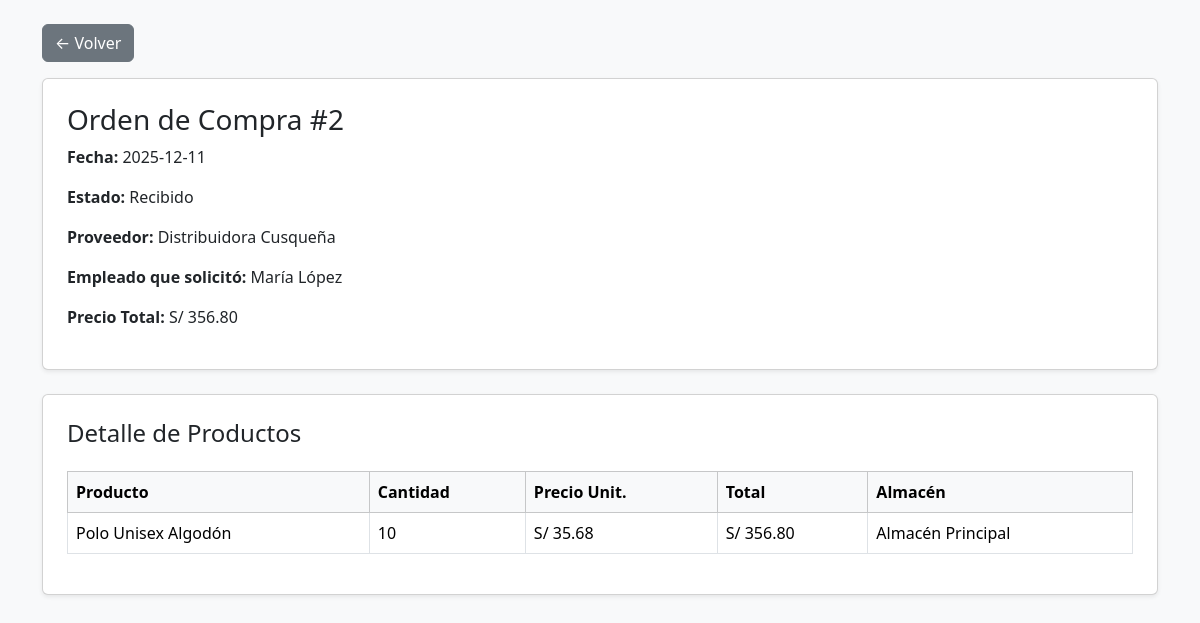
The app's page /include/detalleOrdenCompra.php?id=2 (signed in) with its own data.
### tables this page shows
CREATE TABLE `orden_compra` (
  `id_ordcmpra` int(11) NOT NULL,
  `fecha_ordcmpra` date NOT NULL,
  `estado` varchar(30) NOT NULL,
  `precio` decimal(10,2) NOT NULL,
  `id_provdor` int(11) NOT NULL,
  `id_empldo` int(11) NOT NULL
);

CREATE TABLE `proveedor` (
  `id_provdor` int(11) NOT NULL,
  `nombre` varchar(100) NOT NULL,
  `telefono` varchar(20) DEFAULT NULL,
  `correo` varchar(100) DEFAULT NULL,
  `id_drccion` int(11) NOT NULL
);

CREATE TABLE `empleado` (
  `id_empldo` int(11) NOT NULL,
  `dni` varchar(20) DEFAULT NULL,
  `nombre` varchar(80) DEFAULT NULL,
  `apellido` varchar(80) DEFAULT NULL,
  `fecha_ncmnto` date DEFAULT NULL,
  `telefono` varchar(20) DEFAULT NULL,
  `id_tipo_crg` int(11) NOT NULL,
  `fecha_cntrto` date DEFAULT NULL,
  `salario` decimal(10,2) DEFAULT NULL,
  `id_direccion` int(11) NOT NULL,
  `id_almcen` int(11) NOT NULL,
  `contraseña` varchar(255) NOT NULL
);

CREATE TABLE `detalle_compra` (
  `id_dtlle_oc` int(11) NOT NULL,
  `id_ordcmpra` int(11) NOT NULL,
  `cantidad` int(11) NOT NULL,
  `prcio_untr` decimal(10,2) NOT NULL,
  `id_producto` int(11) NOT NULL
);

CREATE TABLE `producto` (
  `id_producto` int(11) NOT NULL,
  `nombre` varchar(80) NOT NULL,
  `descripcion` varchar(200) DEFAULT NULL,
  `imagen` varchar(200) DEFAULT NULL,
  `id_catgria` int(11) NOT NULL,
  `perecible` tinyint(1) NOT NULL,
  `fch_vncmnto` date DEFAULT NULL,
  `grntia_meses` int(11) DEFAULT NULL,
  `fecha_rgstro` date NOT NULL,
  `precio` decimal(10,2) NOT NULL DEFAULT 0.00
);

CREATE TABLE `almacen` (
  `id_almcen` int(11) NOT NULL,
  `nombre` varchar(60) NOT NULL,
  `telefono` varchar(20) DEFAULT NULL,
  `id_drccion` int(11) NOT NULL
);

### include/detalleOrdenCompra.php (the view, shortened to what this page needs)
<?php
require_once("db_connect.php");
$id = intval($_GET['id']);
$sqlOrden = "
SELECT
    oc.*,
    p.nombre AS proveedor,
    e.nombre AS emp_nombre,
    e.apellido AS emp_apellido
FROM orden_compra oc
INNER JOIN proveedor p ON oc.id_provdor = p.id_provdor
INNER JOIN empleado e ON oc.id_empldo = e.id_empldo
WHERE oc.id_ordcmpra = ?
";
$stmt = $conn->prepare($sqlOrden);
$stmt->bind_param("i", $id);
$stmt->execute();
$orden = $stmt->get_result()->fetch_assoc();
$sqlDetalle = "
SELECT
    dc.cantidad,
    dc.prcio_untr AS precio_unit,
    pr.nombre AS producto,
    pr.id_producto
FROM detalle_compra dc
INNER JOIN producto pr ON dc.id_producto = pr.id_producto
WHERE dc.id_ordcmpra = ?
";
$stmt2 = $conn->prepare($sqlDetalle);
$stmt2->bind_param("i", $id);
$stmt2->execute();
$detalles = $stmt2->get_result();
?>
<!DOCTYPE html>
<html lang="es">
<head>
<link href="https://cdn.jsdelivr.net/npm/bootstrap@5.3.3/dist/css/bootstrap.min.css" rel="stylesheet">
</head>
<body class="bg-light">
<div class="container my-4">
    <a href="../pages/botonOrdenCompra.php" class="btn btn-secondary mb-3">← Volver</a>
    <div class="card shadow-sm p-4">
        <h3>Orden de Compra #<?= $orden['id_ordcmpra'] ?></h3>
        <p><strong>Fecha:</strong> <?= $orden['fecha_ordcmpra'] ?></p>
        <p><strong>Estado:</strong> <?= $orden['estado'] ?></p>
        <p><strong>Proveedor:</strong> <?= htmlspecialchars($orden['proveedor']) ?></p>
        <p><strong>Empleado que solicitó:</strong> <?= htmlspecialchars($orden['emp_nombre'] . " " . $orden['emp_apellido']) ?></p>
        <p><strong>Precio Total:</strong> S/ <?= number_format($orden['precio'],2) ?></p>
    </div>
    <div class="card shadow-sm p-4 mt-4">
        <h4>Detalle de Productos</h4>
        <table class="table table-bordered mt-3">
            <thead class="table-light">
                <tr>
                    <th>Producto</th>
                    <th>Cantidad</th>
                    <th>Precio Unit.</th>
                    <th>Total</th>
                    <th>Almacén</th>
                </tr>
            </thead>
            <tbody>
            <?php while ($fila = $detalles->fetch_assoc()): ?>
                <?php
                $sqlInv = "
                SELECT i.*, a.nombre AS almacen_nombre
                FROM inventario i
                INNER JOIN almacen a ON i.id_almcen = a.id_almcen
                WHERE i.id_producto = ?
                LIMIT 1
                ";
                $stmt3 = $conn->prepare($sqlInv);
                $stmt3->bind_param("i", $fila['id_producto']);
                $stmt3->execute();
                $inv = $stmt3->get_result()->fetch_assoc();
                $almacen = $inv
                    ? $inv['almacen_nombre']
                    : "Aún no asignado (esperando recepción)";
                ?>
                <tr>
                    <td><?= htmlspecialchars($fila['producto']) ?></td>
                    <td><?= $fila['cantidad'] ?></td>
                    <td>S/ <?= number_format($fila['precio_unit'], 2) ?></td>
                    <td>S/ <?= number_format($fila['precio_unit'] * $fila['cantidad'], 2) ?></td>
                    <td><?= htmlspecialchars($almacen) ?></td>
                </tr>
            <?php endwhile; ?>
            </tbody>
        </table>
    </div>
</div>
</body>
</html>

### records on screen
orden_compra: id_ordcmpra "2", fecha_ordcmpra "2025-12-11", estado "Recibido", id_provdor.nombre "Distribuidora Cusqueña", id_empldo.apellido "María López", precio "356.80"
detalle_compra: id_producto.nombre "Polo Unisex Algodón", cantidad "10", prcio_untr "35.68", $fila['precio_unit'] * $fila['cantidad'] "356.80", almacen.nombre "Almacén Principal"
